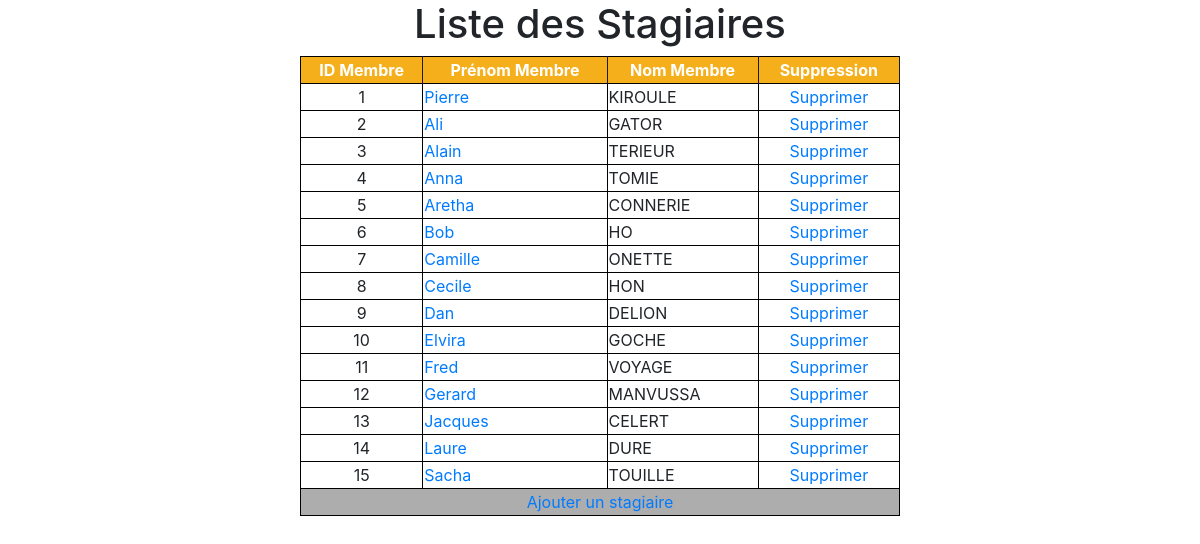
The app's page /Amorce_ArchiMVC_Formation/index.php with its own data.
### tables this page shows
CREATE TABLE IF NOT EXISTS `membres` (
  `id_membre` int(11) NOT NULL AUTO_INCREMENT,
  `nom_membre` varchar(50) NOT NULL,
  `login_membre` varchar(50) NOT NULL,
  PRIMARY KEY (`id_membre`)
);

### Amorce_ArchiMVC_Formation/controller.php (called while the page is built, shortened)
<?php
require_once 'modele.php';
function liste_stagiaires(){
    $stagiaires = get_all_stagiaires();
    require "templates/listestagiaires.php";
}
?>

### Amorce_ArchiMVC_Formation/modele.php (called while the page is built, shortened)
<?php
function connect_db()
{
    $dsn = "mysql:dbname=" . BASE . ";host=" . SERVER;
    try {
        $option = array(PDO::ATTR_ERRMODE => PDO::ERRMODE_EXCEPTION, PDO::MYSQL_ATTR_INIT_COMMAND => 'SET NAMES utf8');
        $connexion = new PDO($dsn, USER, PASSWD,$option);
    } catch (PDOException $e) {
        printf("Echec connexion : %s\n", $e->getMessage());
        exit();
    }
    return $connexion;
}
function get_all_stagiaires(){
    $connexion = connect_db();
    $stagiaires = array();
    $sql = "SELECT * from Membres";
    foreach ($connexion->query($sql) as $row) {
        $stagiaires[] = $row;
    }
    return $stagiaires;
}
?>

### Amorce_ArchiMVC_Formation/templates/listestagiaires.php (the view, shortened to what this page needs)
<h1>Liste des Stagiaires</h1>
    <table class="montableau">
        <tr>
            <th> ID Membre </th>
            <th> Prénom Membre </th>
            <th> Nom Membre </th>
            <th> Suppression </th>
        </tr>
        <?php
            foreach($stagiaires as $stagiaire){
                echo "<tr>";
                echo "<td class='colid'> $stagiaire[id_membre] </td>";
                echo "<td> <a href='index.php?action=update&id=$stagiaire[id_membre]'> $stagiaire[login_membre] </a></td>";
                echo "<td> $stagiaire[nom_membre] </td>";
                echo "<td class='colsuppr'> <a href= index.php?action=suppr&id=$stagiaire[id_membre]> Supprimer </a></td>";
            }
        ?>
        </tr>
        <tr>
            <?php
            echo '<td class="ajouter" colspan="4"><a href="index.php?action=ajout"> Ajouter un stagiaire </a></td>';
            ?>
        </tr>
    </table>
<?php
$content = ob_get_clean();
include "baselayout.php";
?>

### Amorce_ArchiMVC_Formation/index.php
<?php
require_once 'controller.php';
try{
    if (!isset($_GET["action"])) {
        liste_stagiaires();
    }else if(isset($_GET["action"])){
        if($_GET["action"]=="suppr"){
            if(isset($_GET["id"])){
                supprimer_stagiaire($_GET["id"]);
            }else{
                throw new Exception("<span style='color:red'>Aucun identifiant de stagiaire envoyé</span>");
            }
        } else if($_GET["action"]=="ajout") {
            require_once 'templates/indexinsert.php';
        } else if($_GET["action"]=="update" && isset($_GET["id"])) {
            require_once 'templates/indexupdate.php';
        } else {
            throw new Exception("<h1>Page non trouvée !</h1>");
        }
    }
}catch(Exception $e){
    $msgErreur = $e->getMessage();
    echo erreur($msgErreur);
}
?>

### Amorce_ArchiMVC_Formation/templates/baselayout.php (shortened to what this page needs)
<!DOCTYPE html>
<html lang="fr">
<head>
    <link rel="stylesheet" href="https://maxcdn.bootstrapcdn.com/bootstrap/4.0.0/css/bootstrap.min.css">
    <link rel="stylesheet" href="css/style.css">
</head>
<body>
    <?=$content ?>
</body>
</html>

### Amorce_ArchiMVC_Formation/css/style.css (style rules this page uses)
h1 { text-align: center; }
.montableau { border: 1px solid black; width: 600px; margin: auto; }
th { background-color: rgba(245, 175, 26, 0.993); border-right: 1px solid rgb(29, 28, 28); color: white; text-align: center; }
td { border-top: 1px solid black; border-right: 1px solid black; }
.colid { text-align: center; }
.colsuppr { text-align: center; }
.ajouter { background-color: rgb(173, 173, 173); text-align:center; }

### records on screen
membres: id_membre "1", login_membre "Pierre", nom_membre "KIROULE"
membres: id_membre "2", login_membre "Ali", nom_membre "GATOR"
membres: id_membre "3", login_membre "Alain", nom_membre "TERIEUR"
membres: id_membre "4", login_membre "Anna", nom_membre "TOMIE"
membres: id_membre "5", login_membre "Aretha", nom_membre "CONNERIE"
membres: id_membre "6", login_membre "Bob", nom_membre "HO"
membres: id_membre "7", login_membre "Camille", nom_membre "ONETTE"
membres: id_membre "8", login_membre "Cecile", nom_membre "HON"
membres: id_membre "9", login_membre "Dan", nom_membre "DELION"
membres: id_membre "10", login_membre "Elvira", nom_membre "GOCHE"
membres: id_membre "11", login_membre "Fred", nom_membre "VOYAGE"
membres: id_membre "12", login_membre "Gerard", nom_membre "MANVUSSA"
membres: id_membre "13", login_membre "Jacques", nom_membre "CELERT"
membres: id_membre "14", login_membre "Laure", nom_membre "DURE"
membres: id_membre "15", login_membre "Sacha", nom_membre "TOUILLE"
